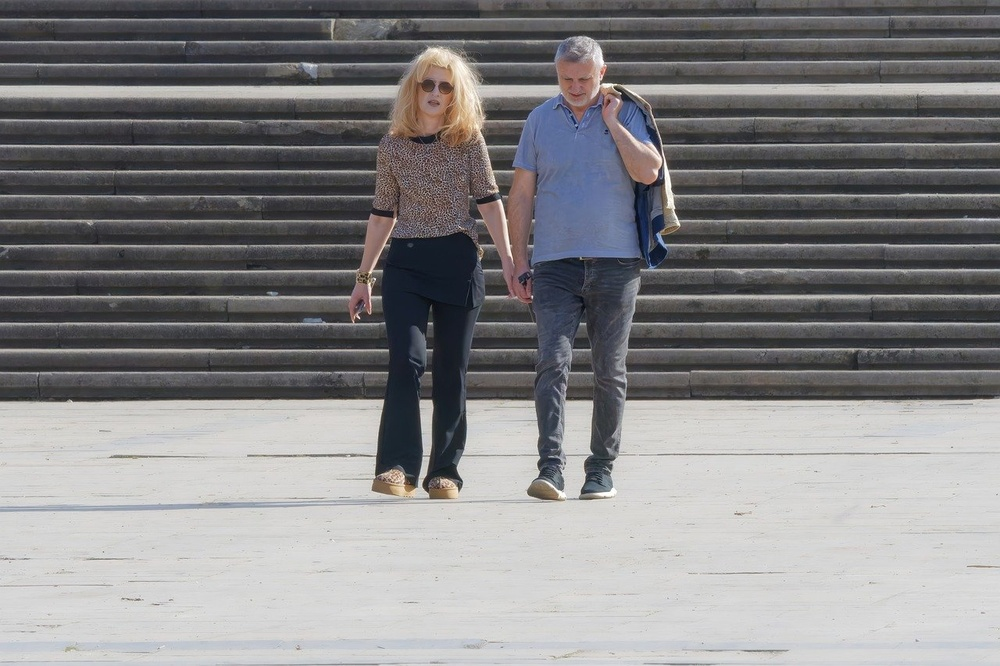
#> input picture 06_CV_영상처리실습자료/cv_images/walkers.jpg, 1000 x 666 px, shrunk from 1280 x 853 before the run
$ jupyter execute 51_HOG.ipynb   (older library calls are emulated)
#> lines starting #> are read from the running program, lines starting #| are printed output that depends on the picture; after the words box and inside, x2 and y2 are one past the last pixel; in counts of white or black regions, pixels touching at a corner belong together
##  HOG(Histogram of Oriented Gradient)
- 주로 **사람 인식(Human Detection)**과 보행자 검출을 하기 위해 널리 사용되는 기법 중 하나로 이미지의 지역적 형태(윤곽선, 경계)를 잡아내는 특성(Feature) 추출 알고리즘
- 그래디언트 방향 히스토그램을 의미하며 사람이 서 있는 영상에서 그래디언트를 구하고, 그래디언트의 크기와 방향 성분을 이용하여 사람이 서 있는 형태에 대한 특징 벡터를 정의 => 모양(shape) 정보에 강함, 배경 노이즈에 강인
- 이미지를 일정한 셀로 나누고, 각 셀에서 그래디언트 방향의 히스토그램을 계산
-
    - 1)대상 영역을 일정 크기의 셀로 분할
    - 2)각 셀마다 edge 픽셀(gradient magnitude가 일정 값 이상인 픽셀)들의 방향에 대한 히스토그램을 구한 후
    - 3)이들 히스토그램 bin 값들을 일렬로 연결한 벡터

- 템플릿 매칭과 히스토그램 매칭의 중간 단계에 있는 매칭 방법으로 볼 수 있으며 블록 단위로는 기하학적 정보를 유지하되, 각 블록 내부에서는 히스토그램을 사용함으로써 로컬한 변화에는 어느정도 강인한 특성을 가짐
    - 1) 입력영상에서 부분영상 추출
    - 2) 크기 정규화 : 64X128

    - 3) 64X128영상의 gradient 계산하여 방향과 크기 성분 파악
    - 4) 8*8 크기의 셀분할
    - 5) 방향 시스토그램의 bin 개수 = 9 => 360도를 9개 구간으로 나옴
        > 8*8 셀 4개를 하나의 블록을 지정 ( 블록 하나의 크기는 16X16  => 각 블록의 히스토그램 빈 개수는 4X9=36개)


- `hog(gray, orientations=9, pixels_per_cell=(8, 8), cells_per_block=(2, 2), visualize=True, block_norm='L2-Hys')
    - orientations=9 : 방향(bin) 개수 (360도를 9등분)
    - pixels_per_cell=(8, 8) : 한 셀(cell) 크기
    - cells_per_block=(2, 2) : 블록(block) 내 셀 개수 (정규화 단위)
    - visualize=True :	HOG 시각화 결과도 리턴
    - block_norm='L2-Hys' :블록 정규화 방법 (L2-Hysteresis) => 블록(block) 안의 HOG 히스토그램 벡터를
"너무 작거나 너무 큰 값을 정리(normalize)해서 비교가 잘 되게" 하는 과정

- `cv2.HOGDescriptor.detectMultiScale(img, hitThreshold=None, winStride=None, padding=None, scale=None, finalThreshold=None, useMeanshiftGrouping=None) -> foundLocations, foundWeights`
    - img: 입력 영상. cv2.CV_8UC1 또는 cv2.CV_8UC3.
    - hitThreshold: 특징 벡터와 SVM 분류 평면까지의 거리에 대한 임계값
    - winStride: 셀 윈도우 이동 크기. (0, 0) 지정 시 셀 크기와 같게 설정.
    - padding: 패딩 크기
    - scale: 검색 윈도우 크기 확대 비율. 기본값은 1.05.
    - finalThreshold: 검출 결정을 위한 임계값
    - useMeanshiftGrouping: 겹쳐진 검색 윈도우를 합치는 방법 지정 플래그
    - foundLocations: (출력) 검출된 사각형 영역 정보
    - foundWeights: (출력) 검출된 사각형 영역에 대한 신뢰도

[cell 1]
from skimage.feature import hog
from skimage import color
import matplotlib.pyplot as plt
import cv2

# 이미지 로드
img = cv2.imread('../cv_images/walkers.jpg')
#> img is the input picture: shape (666, 1000, 3); mean B, G, R 132.4, 131.1, 132
gray = cv2.cvtColor(img, cv2.COLOR_BGR2GRAY)
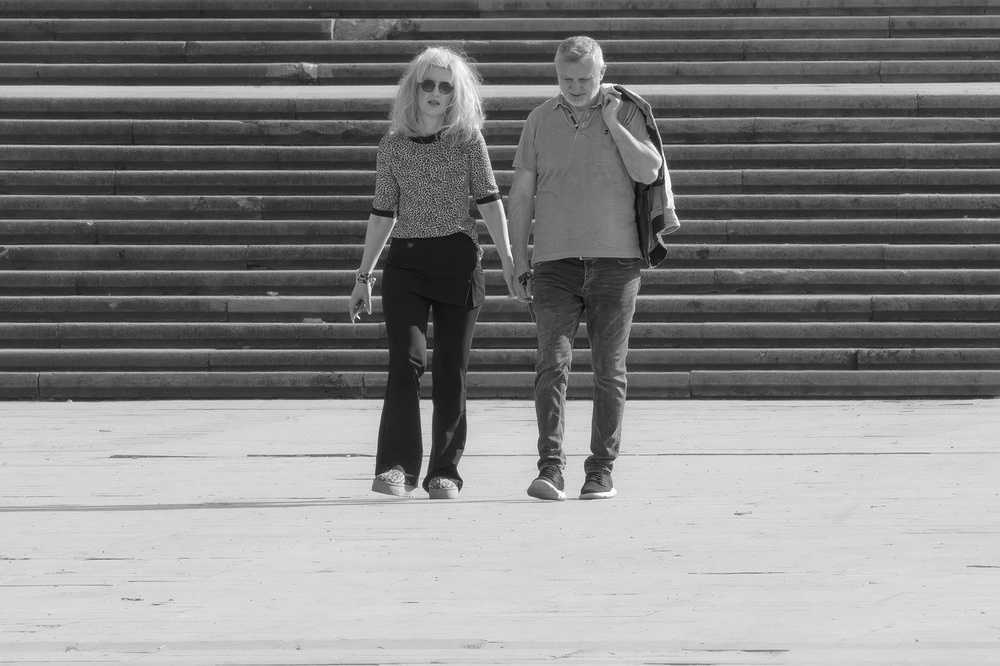
#> gray: shape (666, 1000); min 4, max 255, mean 131.6

# HOG 특징 추출 및 시각화
features, hog_image = hog(gray,
                          orientations=9,
                          pixels_per_cell=(8, 8),
                          cells_per_block=(2, 2),
                          visualize=True,
                          block_norm='L2-Hys')
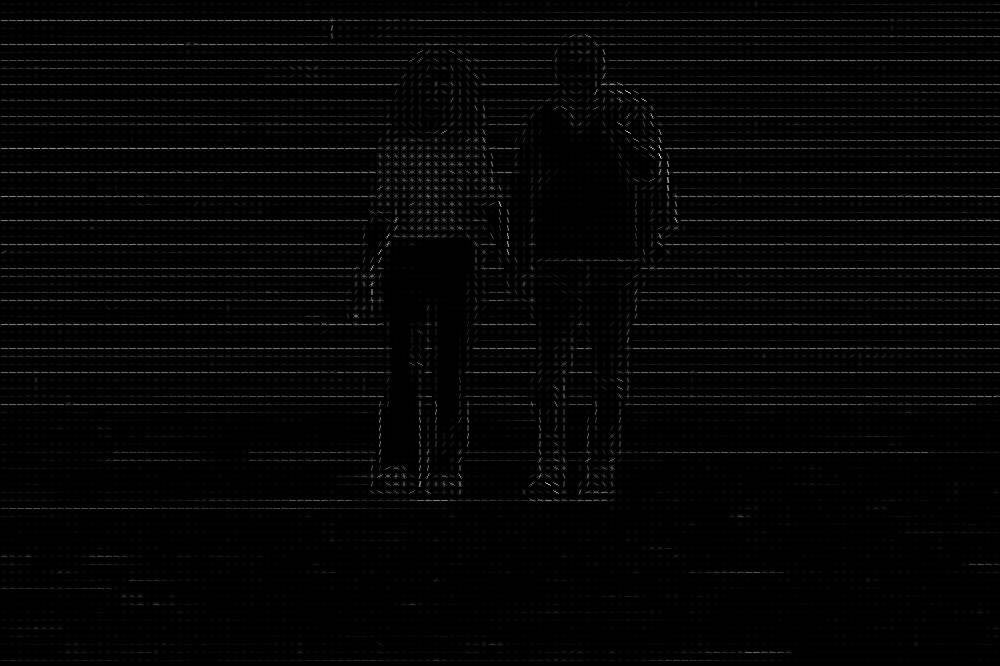
#> hog_image: shape (666, 1000) float64; min 0, max 87.3, mean 1.6; drawn with min black and max white

print('HOG feature vector shape:', features.shape)
#| HOG feature vector shape: (366048,)

# 결과 출력
plt.figure(figsize=(12,6))
plt.subplot(1,2,1)
plt.title('Original Grayscale Image')
plt.imshow(gray, cmap='gray')
plt.axis('off')

plt.subplot(1,2,2)
plt.title('HOG Visualization')
plt.imshow(hog_image, cmap='gray')
plt.axis('off')

plt.show()
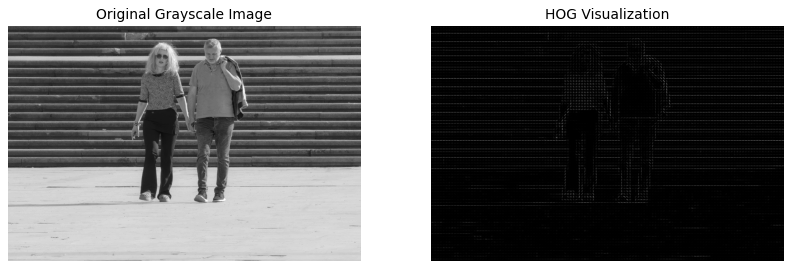
#> figure drawn by matplotlib, 2 panels

[cell 2]
import cv2
import random
# 동영상 불러오기
cap = cv2.VideoCapture('../cv_images/walk.mp4')

if not cap.isOpened():
    print('Video open failed!')
    sys.exit()

# 보행자 검출을 위한 HOG 기술자 설정
hog = cv2.HOGDescriptor()
hog.setSVMDetector(cv2.HOGDescriptor_getDefaultPeopleDetector())

while True:
    ret, frame = cap.read()
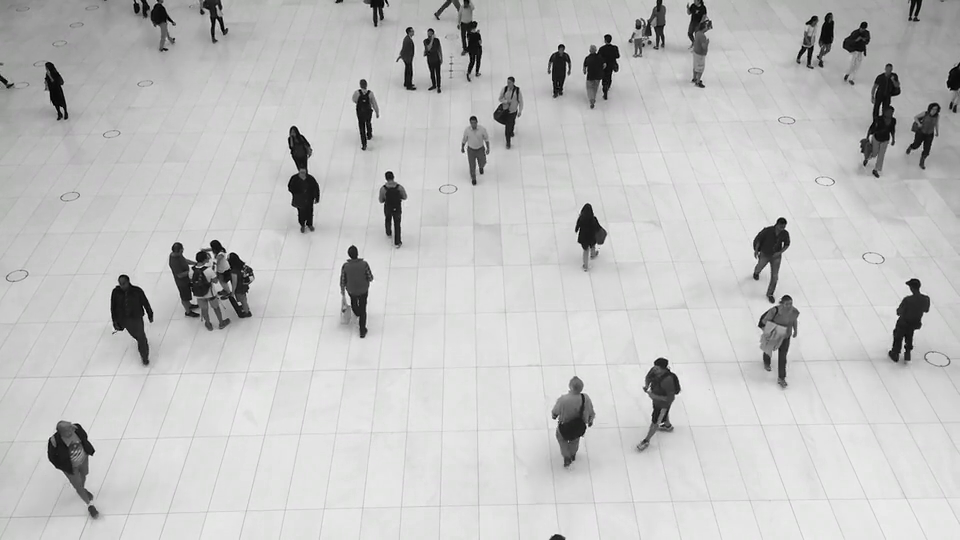
#> input picture frame 34 of 06_CV_영상처리실습자료/cv_images/walk.mp4, 960 x 540 px
#> frame is the input picture: shape (540, 960, 3); mean B, G, R 193.4, 193.8, 193.5

    if not ret:
        break

    # 매 프레임마다 보행자 검출
    detected, _ = hog.detectMultiScale(frame) # 사각형 정보를 받아옴
#> detected = [[358, 133, 71, 142], [318, 219, 76, 152], [92, 253, 73, 146], [750, 277, 67, 134], [628, 331, 69, 138], [538, 358, 74, 148], [264, 109, 76, 151], [257, 23, 187, 375]]

    # 검출 결과 화면 표시
    for (x, y, w, h) in detected:
        c = (random.randint(0, 255), random.randint(0, 255), random.randint(0, 255))
        cv2.rectangle(frame, (x, y, w, h), c, 3)
#> this loop made 8 passes
#> (x, y, w, h, c) on passes 1 to 8: (358, 133, 71, 142, (197, 215, 20)), (318, 219, 76, 152, (132, 248, 207)), (92, 253, 73, 146, (155, 244, 183)), (750, 277, 67, 134, (111, 71, 144)), (628, 331, 69, 138, (71, 48, 128)), (538, 358, 74, 148, (75, 158, 50)), (264, 109, 76, 151, (37, 169, 241)), (257, 23, 187, 375, (51, 181, 222))
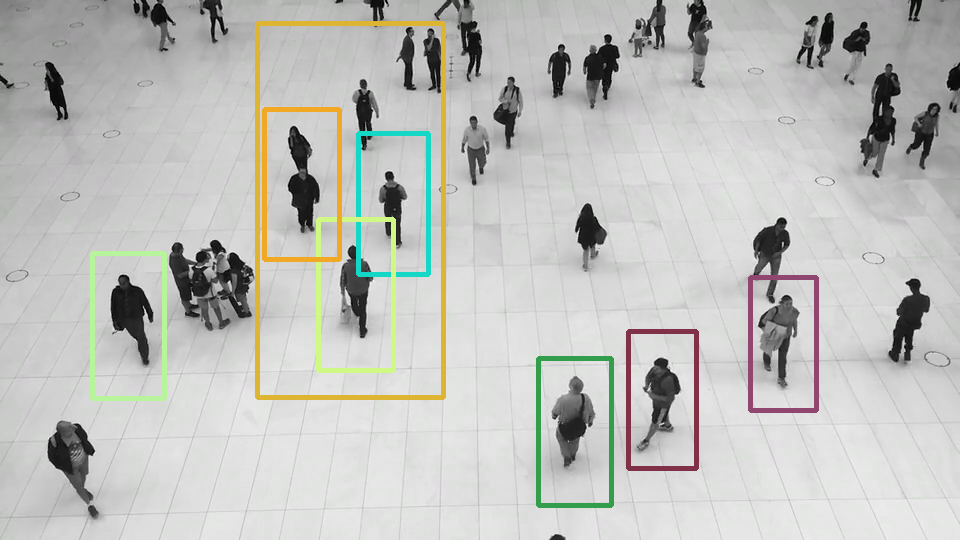
#> frame: shape (540, 960, 3); 3.94% of pixels changed, all inside (x1, y1, x2, y2) = (90, 21, 819, 508)

    cv2.imshow('frame', frame)
    if cv2.waitKey(10) == 27:
#> (key Esc is pressed here)
        break

cv2.destroyAllWindows()
